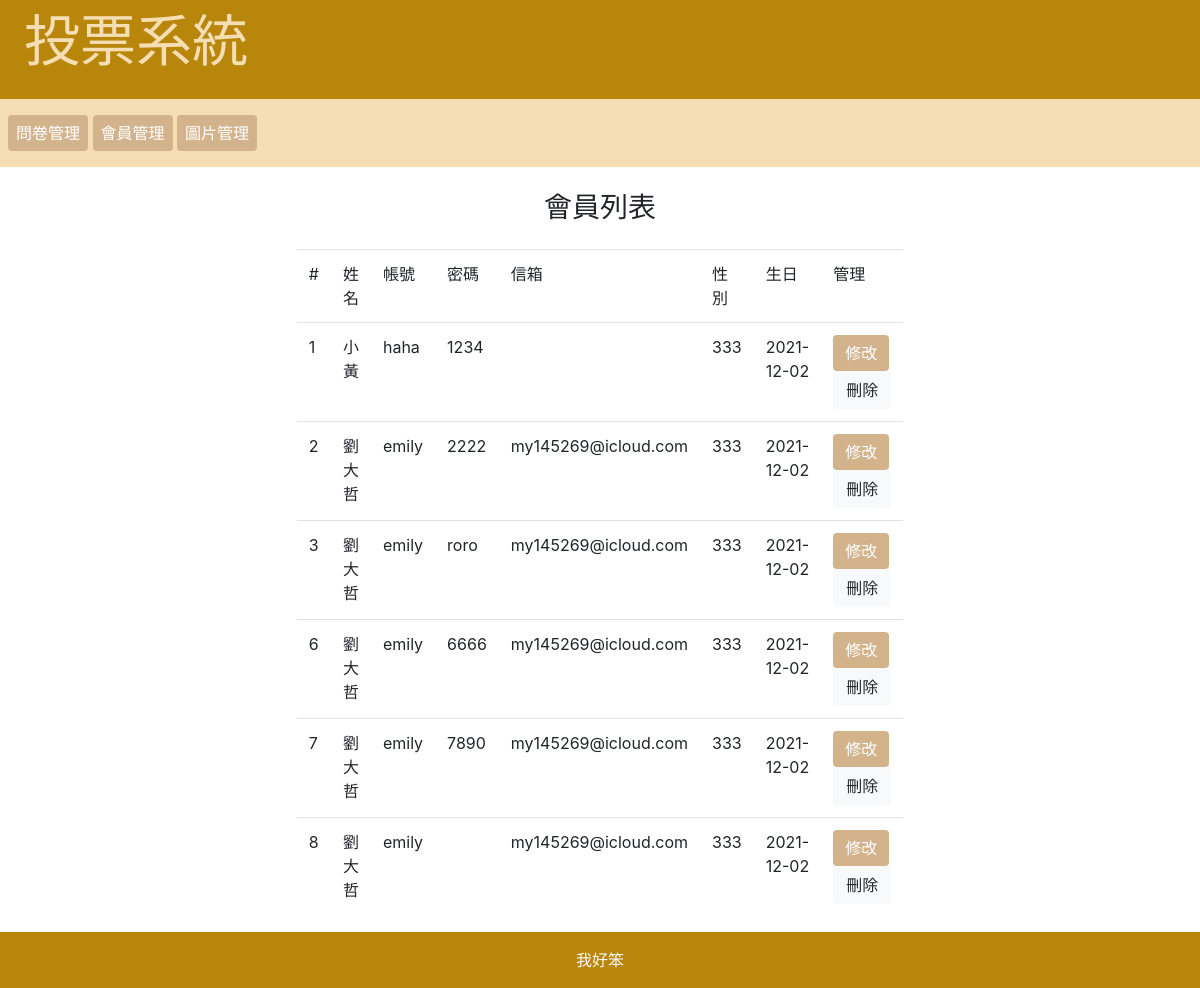
The app's page /back/index.php?do=member with its own data.
### tables this page shows
CREATE TABLE `users` (
  `id` int(11) UNSIGNED NOT NULL,
  `account` varchar(12) NOT NULL,
  `password` varchar(12) NOT NULL,
  `email` varchar(24) NOT NULL,
  `name` varchar(12) NOT NULL,
  `gender` varchar(10) NOT NULL,
  `birthday` date NOT NULL
);

### api/db.php (called while the page is built, shortened)
<?php
    $dsn="mysql:host=localhost;charset=utf8;dbname=mypolling";
    $pdo=new PDO($dsn,'root','');
function all($table,...$arg){
    global $pdo;
    $sql="SELECT * FROM `$table` ";
    $rows=$pdo->query($sql)->fetchAll(PDO::FETCH_ASSOC);
    return $rows;
}
?>

### back/member.php (the view, shortened to what this page needs)
<table class="table table-hover">
<div class="col-md-9 m-auto ml-3  ">
<h3 class="text-center">會員列表</h3>
<table class="table ml-5 m-auto  " style="width: 600px;">
    <tr>
        <td>#</td>
        <td>姓名</td>
        <td>帳號</td>
        <td>密碼</td>
        <td>信箱</td>
        <td>性別</td>
        <td>生日</td>
        <td>管理</td>
    </tr>
<?php
$rows=all('users');
foreach($rows as $row){
echo "<tr>";
echo "<td>";
echo ($row['id']);
echo "</td>";
echo "<td>{$row['name']}</td>";
echo "<td>{$row['account']}</td>";
echo "<td>{$row['password']}</td>";
echo "<td>{$row['email']}</td>";
echo "<td>{$row['gender']}</td>";
echo "<td>{$row['birthday']}</td>";
echo "<td>";
echo "<a class='btn btn-info' href='../api/edit_member.php?id={$row['id']}'>修改</a>";
echo "<a class='btn btn-light ' href='../api/del_member.php?id={$row['id']}'>刪除</a>";
 echo "</tr>";
}
?>
</table>
</div>
</div>

### back/index.php (style rules this page uses)
.btn-info { background:#855600; background:#d2b38c; border:none; }

### records on screen
users: id "1", name "小黃", account "haha", password "1234", gender "333", birthday "2021-12-02"
users: id "2", name "劉大哲", account "emily", password "2222", email "my145269@icloud.com", gender "333", birthday "2021-12-02"
users: id "3", name "劉大哲", account "emily", password "roro", email "my145269@icloud.com", gender "333", birthday "2021-12-02"
users: id "6", name "劉大哲", account "emily", password "6666", email "my145269@icloud.com", gender "333", birthday "2021-12-02"
users: id "7", name "劉大哲", account "emily", password "7890", email "my145269@icloud.com", gender "333", birthday "2021-12-02"
users: id "8", name "劉大哲", account "emily", email "my145269@icloud.com", gender "333", birthday "2021-12-02"
